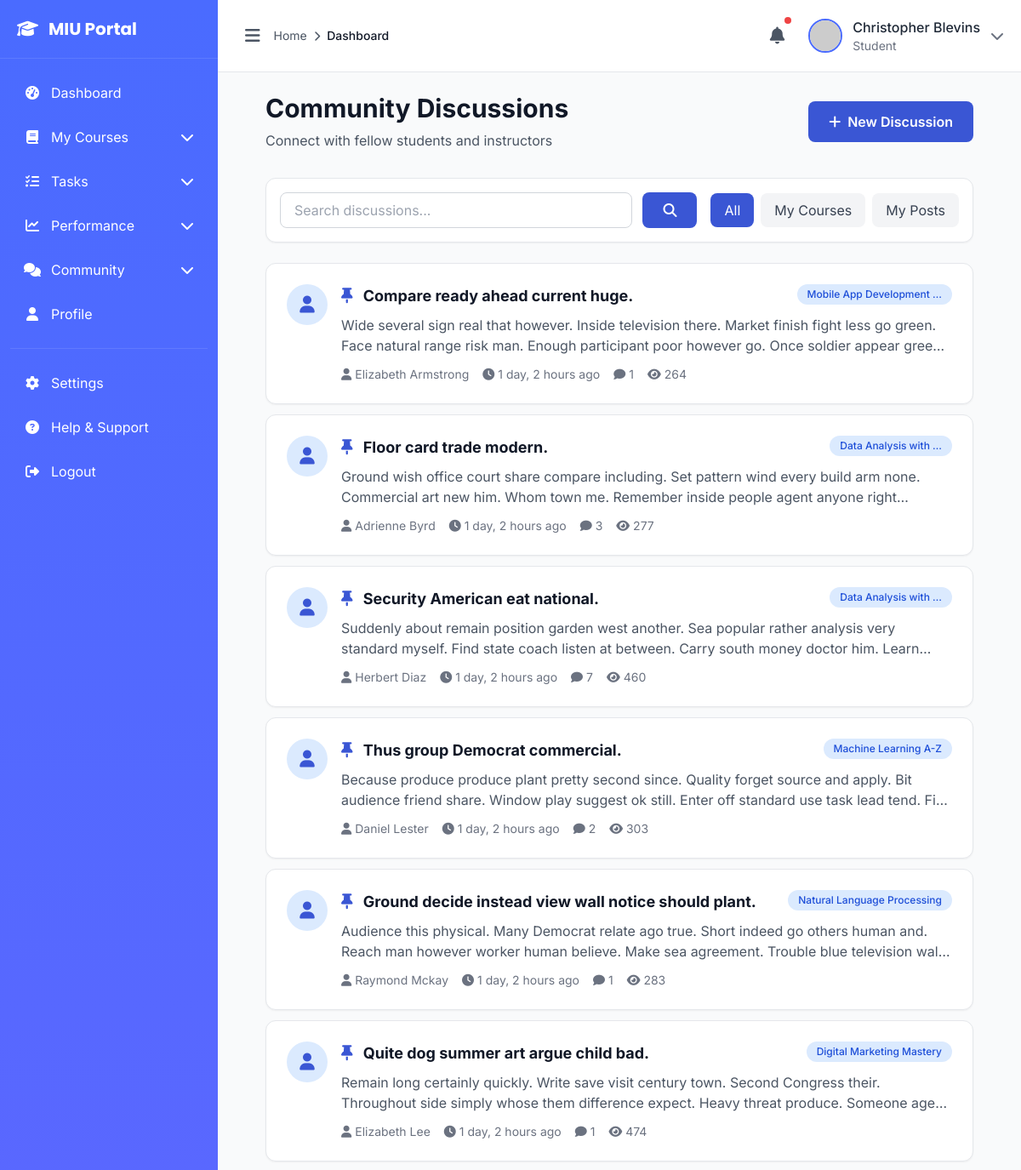
Page /student/community/ (signed in, upper part) on the earlier database version.
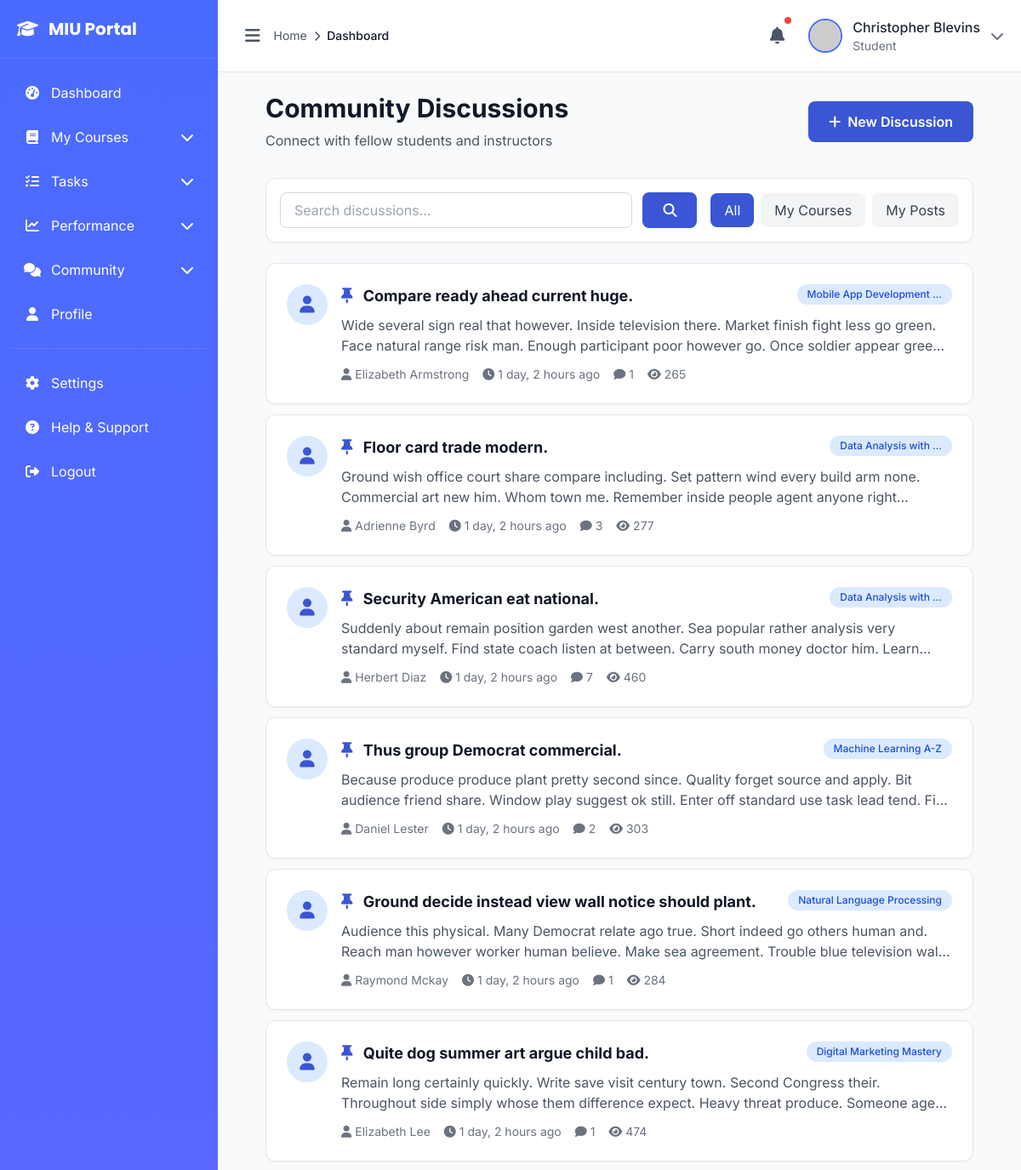
Same page on the later database version.
### eduweb/models.py (models this page shows, shortened)
class Discussion(models.Model):
    course = models.ForeignKey('LMSCourse', on_delete=models.CASCADE, related_name='discussions')
    title = models.CharField(max_length=200)
    slug = models.SlugField(max_length=200)
    content = models.TextField()
    author = models.ForeignKey(User, on_delete=models.CASCADE, related_name='discussions_started')
    is_pinned = models.BooleanField(default=False)
    is_locked = models.BooleanField(default=False)
    views_count = models.IntegerField(default=0)
    created_at = models.DateTimeField(auto_now_add=True)
    updated_at = models.DateTimeField(auto_now=True)
    class Meta:
        ordering = ['-is_pinned', '-created_at']
        verbose_name = 'Discussion'
        verbose_name_plural = 'Discussions'
        unique_together = [['course', 'slug']]
        indexes = [
            models.Index(fields=['course', '-created_at']),
        ]

class LMSCourse(models.Model):
    DIFFICULTY_CHOICES = [
        ('beginner', 'Beginner'),
        ('intermediate', 'Intermediate'),
        ('advanced', 'Advanced'),
    ]
    title = models.CharField(max_length=200)
    slug = models.SlugField(max_length=200, unique=True)
    code = models.CharField(max_length=20, unique=True)
    category = models.ForeignKey(CourseCategory, on_delete=models.SET_NULL, null=True, related_name='lms_courses')
    short_description = models.TextField(max_length=500)
    description = models.TextField()
    learning_objectives = models.JSONField(default=list)
    prerequisites = models.JSONField(default=list)
    difficulty_level = models.CharField(max_length=20, choices=DIFFICULTY_CHOICES, default='beginner')
    duration_hours = models.DecimalField(max_digits=5, decimal_places=1, help_text="Estimated duration in hours")
    language = models.CharField(max_length=50, default='English')
    instructor = models.ForeignKey(User, on_delete=models.SET_NULL, null=True, related_name='courses_teaching')
    instructor_name = models.CharField(max_length=100, blank=True)
    instructor_bio = models.TextField(blank=True)
    thumbnail = models.ImageField(upload_to='courses/thumbnails/', blank=True, null=True)
    promo_video_url = models.URLField(blank=True)
    is_free = models.BooleanField(default=False)
    price = models.DecimalField(max_digits=10, decimal_places=2, default=0.00)
    discount_price = models.DecimalField(max_digits=10, decimal_places=2, null=True, blank=True)
    max_students = models.IntegerField(null=True, blank=True)
    enrollment_start_date = models.DateField(null=True, blank=True)
    enrollment_end_date = models.DateField(null=True, blank=True)
    is_published = models.BooleanField(default=False)
    is_featured = models.BooleanField(default=False)
    has_certificate = models.BooleanField(default=False)
    certificate_template = models.CharField(max_length=100, blank=True)
    meta_description = models.CharField(max_length=160, blank=True)
    meta_keywords = models.CharField(max_length=255, blank=True)
    total_enrollments = models.IntegerField(default=0)
    average_rating = models.DecimalField(max_digits=3, decimal_places=2, default=0.00)
    total_reviews = models.IntegerField(default=0)
    created_at = models.DateTimeField(auto_now_add=True)
    updated_at = models.DateTimeField(auto_now=True)
    published_at = models.DateTimeField(null=True, blank=True)
    class Meta:
        ordering = ['-created_at']
        verbose_name = 'LMS Course'
        verbose_name_plural = 'LMS Courses'
        indexes = [
            models.Index(fields=['slug']),
            models.Index(fields=['is_published', '-created_at']),
            models.Index(fields=['category']),
        ]

### student/views.py (the view)
@login_required
@student_required
def community(request):
    user = request.user
    filter_type = request.GET.get('filter', 'all')
    search_query = request.GET.get('q', '').strip()
    threads = Discussion.objects.select_related(
        'author',
        'course'
    ).annotate(
        reply_count=Count('replies'),
        views=F('views_count')
    )
    if filter_type == 'my_courses':
        enrolled_course_ids = Enrollment.objects.filter(
            student=user,
            status='active'
        ).values_list('course_id', flat=True)
        threads = threads.filter(course_id__in=enrolled_course_ids)
    elif filter_type == 'my_posts':
        threads = threads.filter(author=user)
    if search_query:
        threads = threads.filter(
            Q(title__icontains=search_query) |
            Q(content__icontains=search_query)
        )
    threads = threads.order_by('-is_pinned', '-created_at')
    paginator = Paginator(threads, 15)
    page_number = request.GET.get('page', 1)
    try:
        threads = paginator.get_page(page_number)
    except Exception:
        threads = paginator.get_page(1)
    context = {
        'page_title': 'Community',
        'threads': threads,
        'filter_type': filter_type,
        'search_query': search_query,
    }
    return render(request, 'students/community.html', context)

### eduweb/context.py (called while the page is built)
def navigation_data(request):
    faculties = Faculty.objects.filter(is_active=True).prefetch_related('courses')[:11]
    courses = Course.objects.filter(is_active=True).select_related('faculty')[:11]
    return {
        'all_faculties': faculties,
        'all_courses': courses,
    }

### eduweb/views.py (called while the page is built)
def application_status_context(request):
    has_pending_application = False
    if request.user.is_authenticated:
        has_pending_application = CourseApplication.objects.filter(
            user=request.user,
            status__in=['draft', 'pending_payment', 'submitted', 'under_review', 'reviewed']
        ).exists()
    return {'has_pending_application': has_pending_application}

### templates/students/community.html (shortened to what the changed rows need)
{% extends "management/base.html" %}
{% load static %}
{% block content %}
<div class="max-w-12xl mx-auto px-4 sm:px-6 lg:px-8">
    <div class="mb-8 flex flex-col sm:flex-row sm:items-center sm:justify-between gap-4">
        <div>
            <h1 class="text-2xl sm:text-3xl font-bold text-gray-900">
                Community Discussions
            </h1>
        </div>
    </div>
    {% if threads %}
    <div class="space-y-3" role="list" aria-label="Discussion threads">
        {% for thread in threads %}
        <article class="bg-white rounded-xl shadow-sm border border-gray-200 p-6 hover:shadow-lg transition-all">
            <div class="flex items-start gap-4">
                <div class="flex-shrink-0">
                    <div class="w-12 h-12 rounded-full bg-primary-100 flex items-center justify-center" aria-hidden="true">
                        <i class="fas fa-user text-primary-600 text-xl"></i>
                    </div>
                </div>
                <div class="flex-1 min-w-0">
                    <div class="flex flex-col sm:flex-row sm:items-start sm:justify-between gap-2 sm:gap-4 mb-2">
                        <h2 class="text-lg font-bold text-gray-900">
                            <a href="{% url 'students:thread_detail' thread.id %}"
                               class="hover:text-primary-600 focus:outline-none focus:underline">
                                {% if thread.is_pinned %}
                                <i class="fas fa-thumbtack text-primary-600 mr-2" aria-label="Pinned"></i>
                                {% endif %}
                                {{ thread.title }}
                            </a>
                        </h2>
                        {% if thread.course %}
                        <span class="inline-flex px-3 py-1 bg-blue-100 text-blue-700 rounded-full text-xs font-medium whitespace-nowrap">
                            {{ thread.course.title|truncatewords:3 }}
                        </span>
                        {% endif %}
                    </div>
                    <p class="text-gray-600 mb-3 line-clamp-2">
                        {{ thread.content|truncatewords:30 }}
                    </p>
                    <div class="flex flex-wrap items-center gap-3 sm:gap-4 text-sm text-gray-500">
                        <span class="flex items-center gap-1">
                            <i class="fas fa-user" aria-hidden="true"></i>
                            {{ thread.author.get_full_name|default:thread.author.username }}
                        </span>
                        <span class="flex items-center gap-1">
                            <i class="fas fa-clock" aria-hidden="true"></i>
                            <time datetime="{{ thread.created_at|date:'c' }}">
                                {{ thread.created_at|timesince }} ago
                            </time>
                        </span>
                        <span class="flex items-center gap-1">
                            <i class="fas fa-comment" aria-hidden="true"></i>
                            {{ thread.reply_count|default:0 }}
                        </span>
                        <span class="flex items-center gap-1">
                            <i class="fas fa-eye" aria-hidden="true"></i>
                            {{ thread.views|default:0 }}
                        </span>
                    </div>
                </div>
            </div>
        </article>
        {% endfor %}
    </div>
    {% endif %}
</div>
{% endblock %}

Differences in the rows shown:
changed Discussion "Compare ready ahead current huge.": views "264" → "265"
changed Discussion "Ground decide instead view wall notice should plant.": views "283" → "284"
